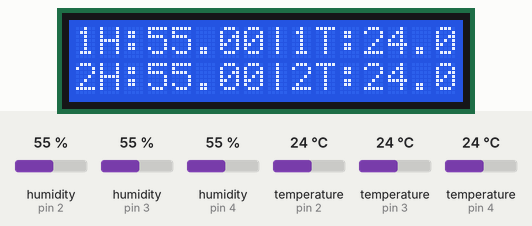
A sketch run on a simulated Arduino Uno, built with avr-gcc and run on an emulated ATmega328P. On the bench: 16×2 character LCD. The inputs (shaded band) are chosen by the test bench; at power-on: humidity (sensors on pin 2, pin 3, pin 4) 55 %, temperature (sensors on pin 2, pin 3, pin 4) 24 °C. What the sketch prints to the serial monitor is not drawn.

Above: at 1.2 s.
1.3 s: humidity (sensor on pin 2) set to 22 %
At 8.6 s:
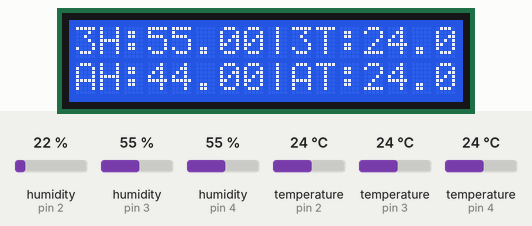
12.3 s: humidity (sensor on pin 3) set to 22 %
At 17.3 s:
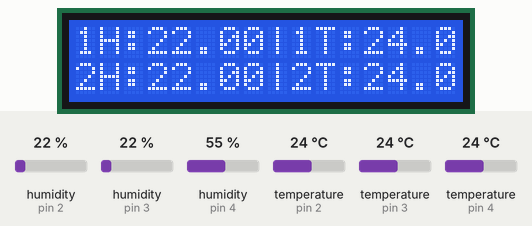
20.0 s: humidity (sensor on pin 4) set to 22 %
At 24.6 s:
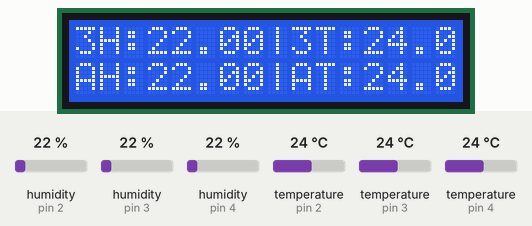
27.7 s: temperature (sensor on pin 2) set to 12 °C
At 33.3 s:
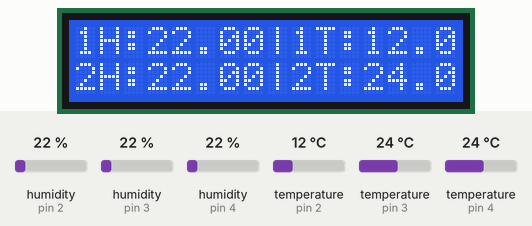
36.1 s: temperature (sensor on pin 3) set to 12 °C
At 39.0 s:
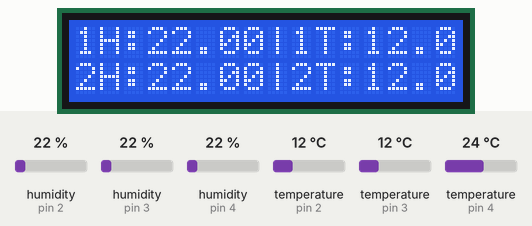
42.2 s: temperature (sensor on pin 4) set to 12 °C
At 52.1 s:
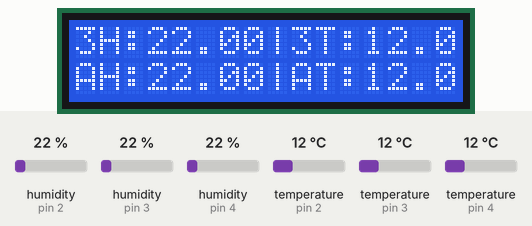
Timing chart, 0 to 53.6 s (numbered marks = the images above; inputs shaded):
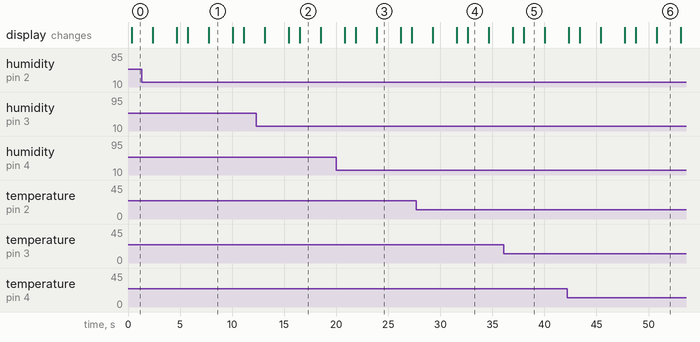

The sketch:

2024_capstondesign_1st_3Aver.ino
```cpp
/*
이 코드는 시설 및 채소학 연구실에서 진행한 "2024 캡스톤디자인 1학기-작물 재배에 활용을 위한 스마트 센서 모듈" 프로젝트의 코드입니다.

재료
스위치 1, 2
릴레이 1, 2
온습도센서(DHT11) 1,2,3
아두이노 Uno (R3) 및 브레드보드 +-
온습도센서와 연결할 긴 신호선(프로젝트의 경우 UTP케이블을 사용)

*/

#include <DHT.h>
#include <Wire.h>
#include <LiquidCrystal_I2C.h>

// LCD 설정
LiquidCrystal_I2C lcd(0x27, 16, 2);

// 첫 번째 DHT 센서 타입 및 핀 설정
#define DHTPIN1 2     // 온습도센서 연결위치
#define DHTTYPE DHT11
DHT dht1(DHTPIN1, DHTTYPE);

// 두 번째 DHT 센서 타입 및 핀 설정
#define DHTPIN2 3     // 온습도센서 연결위치
#define DHTTYPE DHT11
DHT dht2(DHTPIN2, DHTTYPE);

// 세 번째 DHT 센서 타입 및 핀 설정
#define DHTPIN3 4     // 온습도센서 연결위치
#define DHTTYPE DHT11
DHT dht3(DHTPIN3, DHTTYPE);

// SSR 핀 설정
#define SSR_PIN1 8  // SSR + 연결위치
#define SSR_PIN2 9  // SSR + 연결위치

void setup() {
  // 시리얼 모니터 시작
  Serial.begin(9600);
  dht1.begin();
  dht2.begin();
  dht3.begin();

  // LCD 초기화
  lcd.init();
  lcd.backlight();

  // SSR 핀 출력으로 설정
  pinMode(SSR_PIN1, OUTPUT);
  digitalWrite(SSR_PIN1, LOW); // 초기 상태는 꺼짐
  pinMode(SSR_PIN2, OUTPUT);
  digitalWrite(SSR_PIN2, LOW); // 초기 상태는 꺼짐
}

void loop() {
  // ssrPin의 상태를 읽어옵니다
  int ssrState1 = digitalRead(SSR_PIN1);
  int ssrState2 = digitalRead(SSR_PIN2);

  // 첫 번째 센서에서 온도 및 습도 읽기
  float h1 = dht1.readHumidity();
  float t1 = dht1.readTemperature();

  // 두 번째 센서에서 온도 및 습도 읽기
  float h2 = dht2.readHumidity();
  float t2 = dht2.readTemperature();

  // 세 번째 센서에서 온도 및 습도 읽기
  float h3 = dht3.readHumidity();
  float t3 = dht3.readTemperature();

  // 첫 번째 및 두 번째 센서의 값 출력
  Serial.print("Sensor 1 - Humidity: ");
  Serial.print(h1);
  Serial.print(" %\t");
  Serial.print("Temperature: ");
  Serial.print(t1);
  Serial.println(" *C");

  Serial.print("Sensor 2 - Humidity: ");
  Serial.print(h2);
  Serial.print(" %\t");
  Serial.print("Temperature: ");
  Serial.print(t2);
  Serial.println(" *C");

  // 세 번째 센서의 온도 및 습도 출력
  Serial.print("Sensor 3 - Humidity: ");
  Serial.print(h3);
  Serial.print(" %\t");
  Serial.print("Temperature: ");
  Serial.print(t3);
  Serial.println(" *C");

  // 첫 번째와 두 번째 센서의 평균값 계산
  float avgHumidity = (h1 + h2 + h3) / 3.0;
  float avgTemperature = (t1 + t2 + t3) / 3.0;

  // 첫 번째 및 두 번째 센서의 평균값 출력
  Serial.print("Average Humidity: ");
  Serial.print(avgHumidity);
  Serial.print(" %\t");
  Serial.print("Average Temperature: ");
  Serial.print(avgTemperature);
  Serial.println(" *C");


//-------------------------------------------------------------------------------------------------

  // 센서의 평균값에 SSR_1 제어
//     육묘장 내 평균온습도 제어
  if (avgHumidity <= 60 || avgTemperature >= 26.5) { // 온습도센서의 평균값을 통해 릴레이 켜기
    digitalWrite(SSR_PIN1, HIGH); // SSR1 켜기

//           육묘장 내 평균습도
  } else if (avgHumidity >= 70) { // 온습도센서의 평균값을 통해 릴레이 끄기
    digitalWrite(SSR_PIN1, LOW); // SSR1 끄기
  }


  // 센서의 평균값에 SSR2 제어
// 육묘장 내 평균온도
  if (avgTemperature >= 26.5) { // 온습도센서의 평균값을 통해 릴레이 켜기
    digitalWrite(SSR_PIN2, HIGH); // SSR2 켜기
//       육묘장 내 평균온습도
  } else if (avgTemperature <= 24.5 || avgHumidity >= 70) { // 온습도센서의 평균값을 통해 릴레이 끄기
    digitalWrite(SSR_PIN2, LOW); // SSR2 끄기
  }

//----------------------------------------------------------------------------------------------------------------------------------------------------------


  // SSR이 켜졌는지 확인합니다
  if (ssrState1 == HIGH) {
    Serial.println("SSR1 is ON");
    lcd.init();
    lcd.setCursor(0, 0);
    lcd.print("SSR1 is ON");
    delay(1000);
  } else {
    Serial.println("SSR1 is OFF");
  }

  if (ssrState2 == HIGH) {
    Serial.println("SSR2 is ON");
    lcd.init();
    lcd.setCursor(0, 1);
    lcd.print("SSR2 is ON");
    delay(1000);
  } else {
    Serial.println("SSR2 is OFF");
  }

  // 첫 번째 및 두 번째 센서의 값 출력
  lcd.setCursor(0, 0);
  lcd.print("1H:");
  lcd.print(h1);
  lcd.print("|1T:");
  lcd.print(t1);
  lcd.setCursor(0, 1);
  lcd.print("2H:");
  lcd.print(h2);
  lcd.print("|2T:");
  lcd.print(t2);
  delay(2000);
  // 세 번째 센서의 온도 및 습도 출력
  lcd.setCursor(0, 0);
  lcd.print("3H:");
  lcd.print(h3);
  lcd.print("|3T:");
  lcd.print(t3);
  // 첫 번째 및 두 번째 센서의 평균값 출력
  lcd.setCursor(0, 1);
  lcd.print("AH:");
  lcd.print(avgHumidity);
  lcd.print("|AT:");
  lcd.print(avgTemperature);
  lcd.setCursor(0, 1);


  // 2초 대기
  delay(2000);
}
```

Measured:
- what the display in image 1 shows lasts 2.3 s, from 7.8 s to 10.1 s
- what the display in image 2 shows lasts 2.0 s, from 16.5 s to 18.5 s
